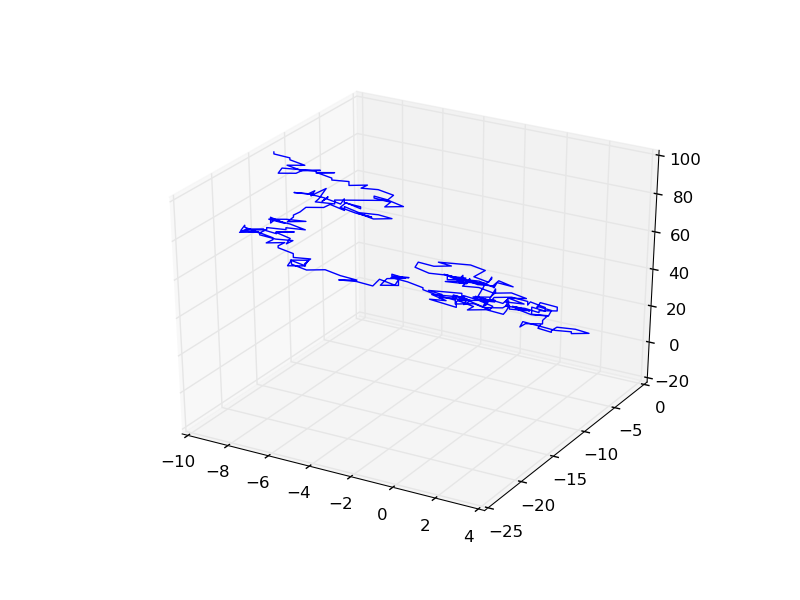

Write the Python code that produced this figure.
import pylab as plt
import numpy as np
from mpl_toolkits.mplot3d import Axes3D
data = np.loadtxt('marcha-aleatoria.dat')
x = data [:,0]
y = data [:,1]
z = data [:,2]
R = data[9:,4]


u = np.linspace(0, 2 * np.pi, 100)
v = np.linspace(0, np.pi, 100)
X = 10 * np.outer(np.cos(u), np.sin(v))
Y = 10 * np.outer(np.sin(u), np.sin(v))
Z = 10 * np.outer(np.ones(np.size(u)), np.cos(v))
fig1 = plt.figure()
cir = fig1.add_subplot(111,projection='3d')
cir.plot_wireframe(X, Y, Z, rstride=10, cstride=10)
fig = plt.figure()
pro = fig.gca(projection='3d')
pro.plot(x,y,z)
plt.savefig("plot3d.png")
